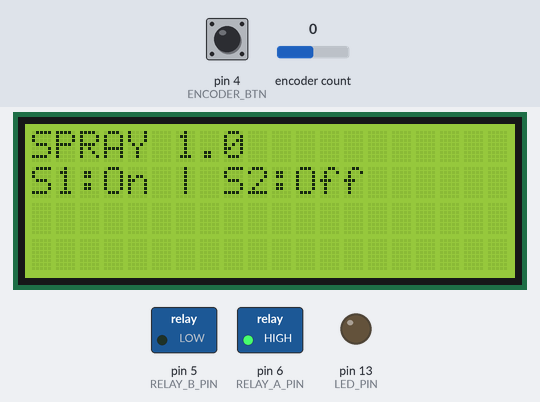
Bench run of a sketch on a simulated Arduino Uno, built with avr-gcc and run on an emulated ATmega328P. On the bench: 20×4 character LCD, switched loads named in the sketch (green lamp = pin HIGH), output pins drawn as LEDs (lit = HIGH). The test bench sets the inputs (shaded band); at power-on: pin 4 (ENCODER_BTN) HIGH, encoder count 0. EEPROM starts erased; what the sketch prints to the serial monitor is not drawn.

Above: at 1.3 s.
1.4 s: pin 4 (ENCODER_BTN) pulsed LOW 5 times (0.12 s each, 0.3 s apart)
At 3.0 s:
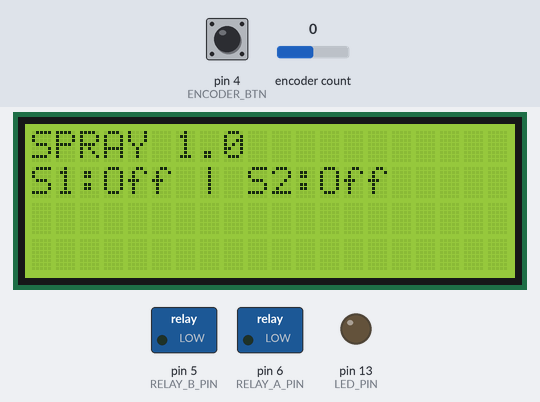
At 4.8 s:
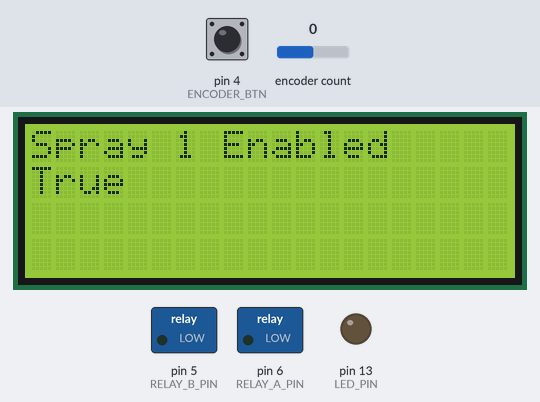
Timing chart, 0 to 21.6 s (numbered marks = the images above; inputs shaded):
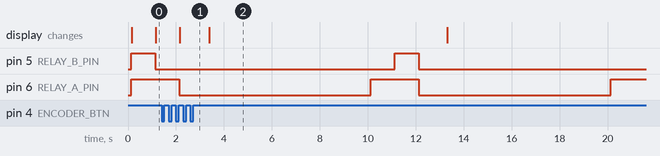

The sketch:

spray.ino
```cpp
#include "EEPROMAnything.h"
#include <LiquidCrystal_I2C.h>
#include <ClickEncoder.h>
#include "Print.h"
#include "Spray.h"

#define ENCODER_STEPS_PER_NOTCH    4   // Change this depending on which encoder is used
#define ENCODER_PINA               3
#define ENCODER_PINB               2
#define ENCODER_BTN                4
#define LED_PIN                    13
#define RELAY_A_PIN                6
#define RELAY_B_PIN                5

const int numOfScreens = 7;
const int goToSleepAfter = 10000;
ClickEncoder      *encoder;
LiquidCrystal_I2C *lcd;

String onOff[2]     = {"Off","On"};
String trueFalse[2] = {"False","True"};

unsigned long backLightTimer = 0;

int currentScreen = 0;

int storageFlagAddr = 0;
bool storageEnabled = false;

String screens[numOfScreens][2] = {{"Spray 1 Enabled",""}, {"Spray 2 Enabled",""},
                                   {"Spray 1 Interval","Seconds"}, {"Spray 2 Interval","Seconds"},
                                   {"Spray 1 Duration","Seconds"}, {"Spray 2 Duration","Seconds"},
                                   {"Factory Reset", "Reset"}
};

bool inMenu       = false;
bool showMenu     = false;
bool inputFlag    = false;
bool screenChange = true;
bool btnClk       = false;
bool btnDblClk    = false;
int  rotary       = 0;

Spray *spray1;
Spray *spray2;

void setup() {
  Serial.begin(9600);

  pinMode(LED_PIN, OUTPUT);

  encoder = new ClickEncoder(ENCODER_PINA, ENCODER_PINB, ENCODER_BTN, ENCODER_STEPS_PER_NOTCH);
  encoder->setAccelerationEnabled(false);
  encoder->setButtonHeldEnabled(true);
  encoder->setDoubleClickEnabled(true);
  encoder->setAccelerationEnabled(false);

  attachInterrupt(ENCODER_BTN,printMenu,RISING);

  lcd = new LiquidCrystal_I2C(0x27,20,4);
  lcd->init();                      // initialize the lcd
  lcd->backlight();

  storageEnabled = checkStorageEnabled();

  spray1 = new Spray(RELAY_A_PIN, 2, 8, true, storageEnabled, 100);
  spray2 = new Spray(RELAY_B_PIN, 1, 10, true, storageEnabled, 200);

  if (!storageEnabled) {
    EEPROM_writeAnything(storageFlagAddr, 1);
  }
}

void(* resetFunc) (void) = 0;

void loop() {
  if (inputFlag || screenChange) {
    if (showMenu) {
      printMenu();
    } else {
      printMainScreen();
    }
  }

  if (spray1->check() && !showMenu) screenChange = true;
  if (spray2->check() && !showMenu) screenChange = true;

  readEncoderState();

  if (millis() > (backLightTimer + goToSleepAfter)) {
    screenOff();
  }
}

void printMainScreen() {
  screenChange = false;

  lcd->clear();
  lcd->print("SPRAY 1.0");
  lcd->setCursor(0,1);
  lcd->print("S1:");
  lcd->print(onOff[spray1->getState()]);
  lcd->print(" | ");
  lcd->print("S2:");
  lcd->print(onOff[spray2->getState()]);
  if (btnClk) {
    showMenu = true;
    screenChange = true;
  }
}

void printMenu() {
  screenChange = false;
  unsigned int val, oldVal, minVal, maxVal;
  String txt;
  switch (currentScreen) {
    case 0:
      val = spray1->getConf().sprayEnabled;
      minVal = 0;
      maxVal = 1;
      txt = trueFalse[val];
      break;
    case 1:
      val = spray2->getConf().sprayEnabled;
      minVal = 0;
      maxVal = 1;
      txt = trueFalse[val];
      break;
    case 2:
      val = spray1->getConf().timeOff;
      minVal = 1;
      maxVal = 120;
      txt = String(val);
      break;
    case 3:
      val = spray2->getConf().timeOff;
      minVal = 1;
      maxVal = 120;
      txt = String(val);
      break;
    case 4:
      val = spray1->getConf().timeOn;
      minVal = 1;
      maxVal = 10;
      txt = String(val);
      break;
    case 5:
      val = spray2->getConf().timeOn;
      minVal = 1;
      maxVal = 10;
      txt = String(val);
      break;
  }
  oldVal = val;

  lcd->clear();
  lcd->print(screens[currentScreen][0]);
  lcd->setCursor(0,1);
  if (inMenu) lcd->print(">");
  lcd->print(txt);
  lcd->print(" ");
  lcd->print(screens[currentScreen][1]);

  if (btnDblClk) {
     showMenu = false;
     screenChange = true;
  }

  if (btnClk) {
    if (inMenu) {
      inMenu = false;
    } else {
      if (currentScreen == 6) {
        Serial.println("reset");
        clearStorage();
      }
      inMenu = true;
    }
    screenChange = true;
  }

  if (inMenu) {
     if(rotary < 0) {
      if (val == minVal) {
        val = maxVal;
      }else{
        val--;
      }
      screenChange = true;
    } else {
      if(rotary > 0) {
        if (val == maxVal) {
          val = minVal;
        }else{
          val++;
        }
        screenChange = true;
      }
    }
  } else {
    if(rotary < 0) {
      if (currentScreen == 0) {
        currentScreen = numOfScreens-1;
      }else{
        currentScreen--;
      }
      screenChange = true;
    } else {
      if(rotary > 0) {
        if (currentScreen == numOfScreens-1) {
          currentScreen = 0;
        }else{
          currentScreen++;
        }
        screenChange = true;
      }
    }
  }

  if (val != oldVal) {
    switch (currentScreen) {
      case 0:
        spray1->updateEnabled(val,storageEnabled);
        break;
      case 1:
        spray2->updateEnabled(val,storageEnabled);
        break;
      case 2:
        spray1->updateTimeOff(val,storageEnabled);
        break;
      case 3:
        spray2->updateTimeOff(val,storageEnabled);
        break;
      case 4:
        spray1->updateTimeOn(val,storageEnabled);
        break;
      case 5:
        spray2->updateTimeOn(val,storageEnabled);
        break;
    }
  }
}

void screenOff() {
  lcd->noBacklight();
}

void clearStorage() {
  for (int i = 0 ; i < EEPROM.length() ; i++) {
    EEPROM.write(i, 0);
  }
  resetFunc();
}

void readEncoderState() {
  resetInput();
  //Call Service in loop becasue using timer interrupts may affect ESP8266 WIFI
  //however call no more than 1 time per millisecond to reduce encoder bounce
  static uint32_t lastService = 0;
  if (lastService + 1000 < micros()) {
    lastService = micros();
    encoder->service();
  }

  static int16_t value;
  value = encoder->getValue();
  if (value != 0) {
    inputDetected();
    rotary = value;
  }

  ClickEncoder::Button b = encoder->getButton();
  if (b != ClickEncoder::Open) {
    switch (b) {
      case ClickEncoder::Clicked:
        Serial.println("click ");
        inputDetected();
        btnClk = true;
        break;
       case ClickEncoder::DoubleClicked:
        Serial.println("dblclick");
        inputDetected();
        btnDblClk = true;
        break;
    }
  }
}

void resetInput() {
  inputFlag = false;
  btnClk    = false;
  btnDblClk = false;
  rotary    = 0;
}

bool checkStorageEnabled() {
  int enabled;
  EEPROM_readAnything(storageFlagAddr, enabled);
  Serial.println(enabled);
  if (enabled == 1) return true;
  return false;
}

void inputDetected() {
  inputFlag = true;
  backLightTimer = millis();
  lcd->backlight();
}
```

EEPROMAnything.h
```cpp
#include <EEPROM.h>
#include <Arduino.h>  // for type definitions

template <class T> int EEPROM_writeAnything(int ee, const T& value)
{
    const byte* p = (const byte*)(const void*)&value;
    unsigned int i;
    for (i = 0; i < sizeof(value); i++)
          EEPROM.write(ee++, *p++);
    return i;
}

template <class T> int EEPROM_readAnything(int ee, T& value)
{
    byte* p = (byte*)(void*)&value;
    unsigned int i;
    for (i = 0; i < sizeof(value); i++)
          *p++ = EEPROM.read(ee++);
    return i;
}
```

Spray.h
```cpp
struct config_spray
{
    bool sprayEnabled;
    unsigned int timeOn;
    unsigned int timeOff;
};

class Spray {
  private:
    byte pin;
    bool sprayState = false;
    config_spray conf;
    int storageAddr;
    unsigned long nextChangeTime = 0;

  public:
    Spray(byte pin, unsigned int timeOn, unsigned int timeOff, bool enabled, bool storageEnabled, int storageAddr) {
      this->pin = pin;
      this->storageAddr = storageAddr;
      if (storageEnabled) {
        Serial.println("read from storage");
        EEPROM_readAnything(storageAddr, this->conf);
      } else {
        Serial.println("no storage");
        this->conf.timeOn = timeOn;
        this->conf.timeOff = timeOff;
        this->conf.sprayEnabled = enabled;
        EEPROM_writeAnything(storageAddr, this->conf);
      }
      pinMode(pin, OUTPUT);
    }

    void updateEnabled(bool enabled, bool storageEnabled) {
      this->conf.sprayEnabled = enabled;
      if (storageEnabled) {
        EEPROM_writeAnything(storageAddr, this->conf);
      }
    }

    void updateTimeOn(unsigned int timeOn, bool storageEnabled) {
      this->conf.timeOn = timeOn;
      if (storageEnabled) {
        EEPROM_writeAnything(storageAddr, this->conf);
      }
    }

    void updateTimeOff(unsigned int timeOff, bool storageEnabled) {
      this->conf.timeOff = timeOff;
      if (storageEnabled) {
        EEPROM_writeAnything(storageAddr, this->conf);
      }
    }

    // Checks whether it is time to turn on or off the LED.
    bool check() {
      if (conf.sprayEnabled == false) {
        return false;
      }
      unsigned long currentTime = millis();
      if(currentTime >= nextChangeTime) {
        if(sprayState) {
          // LED is currently turned On. Turn Off LED.
          sprayState = LOW;
          nextChangeTime = currentTime + conf.timeOff*1000;
        }
        else{
          // LED is currently turned Off. Turn On LED.
          sprayState = HIGH;
          nextChangeTime = currentTime + conf.timeOn*1000;
        }

        digitalWrite(pin, sprayState);
        return true;
      }
      return false;
    }

    bool getState() {
      return this-> sprayState;
    }

    config_spray getConf() {
      return this->conf;
    }
};
```

Measured:
- after the input at 1.4 s, the display: first differs from a run without the input after 2.0 s (image 2)
- by itself, pin 6 (RELAY_A_PIN): alternates HIGH for 2.0 s and LOW for 8.0 s
